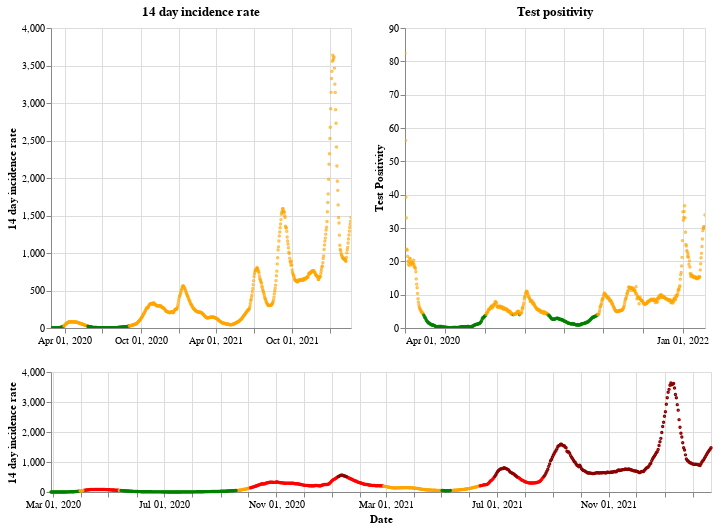

Write notebook code for a chart like this one.
### Markdown cell above
## Scotland

### Code cell
plot_traffic_light('Scotland')

### Figure 1 — Vega-Lite specification as saved in the notebook (floating-point values rounded to 4 significant figures; data arrays with more than 128 entries replaced by an {"elided": "..."} marker saying what was removed)
{"config": {"view": {"continuousWidth": 400, "continuousHeight": 300}}, "vconcat": [{"hconcat": [{"mark": {"type": "point", "size": 2}, "encoding": {"color": {"condition": {"value": "green", "test": "(datum.twoWeeklyCasesRate <= 25)"}, "value": "orange"}, "tooltip": [{"type": "nominal", "field": "areaName"}, {"type": "temporal", "field": "date"}, {"type": "quantitative", "field": "twoWeeklyCasesRate"}, {"type": "quantitative", "field": "testPositivity"}], "x": {"type": "temporal", "axis": {"title": ""}, "field": "date", "scale": {"domain": {"selection": "DateBrush"}}, "timeUnit": "yearmonthdate"}, "y": {"type": "quantitative", "axis": {"title": "14 day incidence rate"}, "field": "twoWeeklyCasesRate"}}, "title": "14 day incidence rate", "width": 300}, {"mark": {"type": "point", "size": 2}, "encoding": {"color": {"condition": {"value": "green", "test": "(datum.testPositivity <= 4)"}, "value": "orange"}, "tooltip": [{"type": "nominal", "field": "areaName"}, {"type": "temporal", "field": "date"}, {"type": "quantitative", "field": "twoWeeklyCasesRate"}, {"type": "quantitative", "field": "testPositivity"}], "x": {"type": "temporal", "axis": {"title": ""}, "field": "date", "scale": {"domain": {"selection": "DateBrush"}}, "timeUnit": "yearmonthdate"}, "y": {"type": "quantitative", "axis": {"title": "Test Positivity"}, "field": "testPositivity"}}, "title": "Test positivity", "width": 300}]}, {"layer": [{"mark": {"type": "point", "size": 2}, "encoding": {"color": {"condition": {"value": "orange", "test": "(((datum.testPositivity < 4) && (datum.twoWeeklyCasesRate >= 50)) && (datum.twoWeeklyCasesRate < 200))"}, "value": "red"}, "opacity": {"condition": {"value": 1, "test": "((datum.twoWeeklyCasesRate >= 50) && (datum.twoWeeklyCasesRate < 500))"}, "value": 0}, "tooltip": [{"type": "nominal", "field": "areaName"}, {"type": "temporal", "field": "date"}, {"type": "quantitative", "field": "twoWeeklyCasesRate"}, {"type": "quantitative", "field": "testPositivity"}], "x": {"type": "temporal", "axis": {"title": "Date"}, "field": "date", "timeUnit": "yearmonthdate"}, "y": {"type": "quantitative", "axis": {"title": "14 day incidence rate"}, "field": "twoWeeklyCasesRate"}}, "selection": {"DateBrush": {"type": "interval", "encodings": ["x"], "fields": ["Time"]}}}, {"mark": {"type": "point", "size": 2}, "encoding": {"color": {"value": "darkred"}, "opacity": {"condition": {"value": 1, "test": "(datum.twoWeeklyCasesRate >= 500)"}, "value": 0}, "tooltip": [{"type": "nominal", "field": "areaName"}, {"type": "temporal", "field": "date"}, {"type": "quantitative", "field": "twoWeeklyCasesRate"}, {"type": "quantitative", "field": "testPositivity"}], "x": {"type": "temporal", "axis": {"title": "Date"}, "field": "date", "timeUnit": "yearmonthdate"}, "y": {"type": "quantitative", "axis": {"title": "14 day incidence rate"}, "field": "twoWeeklyCasesRate"}}}, {"mark": {"type": "point", "size": 2}, "encoding": {"color": {"condition": {"value": "green", "test": "((datum.testPositivity < 4) && (datum.twoWeeklyCasesRate < 50))"}, "value": "orange"}, "opacity": {"condition": {"value": 1, "test": "(datum.twoWeeklyCasesRate < 50)"}, "value": 0}, "tooltip": [{"type": "nominal", "field": "areaName"}, {"type": "temporal", "field": "date"}, {"type": "quantitative", "field": "twoWeeklyCasesRate"}, {"type": "quantitative", "field": "testPositivity"}], "x": {"type": "temporal", "axis": {"title": "Date"}, "field": "date", "timeUnit": "yearmonthdate"}, "y": {"type": "quantitative", "axis": {"title": "14 day incidence rate"}, "field": "twoWeeklyCasesRate"}}}], "height": 120, "width": 660}], "data": {"name": "data-390a1f858418e8a6949c8e8225f447e6"}, "$schema": "https://vega.github.io/schema/vega-lite/v4.8.1.json", "datasets": {"data-390a1f858418e8a6949c8e8225f447e6": {"elided": "725 records"}}}
